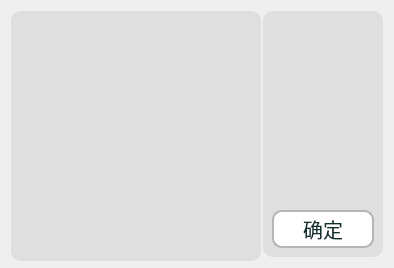
<?xml version="1.0" encoding="UTF-8"?>
<ui version="4.0">
 <class>SerialChoose</class>
 <widget class="QDialog" name="SerialChoose">
  <property name="geometry">
   <rect>
    <x>0</x>
    <y>0</y>
    <width>394</width>
    <height>268</height>
   </rect>
  </property>
  <property name="minimumSize">
   <size>
    <width>394</width>
    <height>268</height>
   </size>
  </property>
  <property name="maximumSize">
   <size>
    <width>522</width>
    <height>573</height>
   </size>
  </property>
  <property name="windowTitle">
   <string>串口列表</string>
  </property>
  <property name="styleSheet">
   <string notr="true">font-family:&quot;Consolas&quot;,&quot;黑体&quot;;
font-size:15pt;

</string>
  </property>
  <layout class="QHBoxLayout" name="horizontalLayout">
   <item>
    <widget class="QListWidget" name="serial_listWidget">
     <property name="minimumSize">
      <size>
       <width>250</width>
       <height>250</height>
      </size>
     </property>
     <property name="maximumSize">
      <size>
       <width>16777215</width>
       <height>16777215</height>
      </size>
     </property>
     <property name="styleSheet">
      <string notr="true">QWidget {
                background-color: #dfdfdf;  /* 背景颜色 */
				border-radius:10px;
            }
QLabel{color:#0f322f;}</string>
     </property>
    </widget>
   </item>
   <item>
    <widget class="QWidget" name="widget_2" native="true">
     <property name="minimumSize">
      <size>
       <width>120</width>
       <height>0</height>
      </size>
     </property>
     <property name="maximumSize">
      <size>
       <width>120</width>
       <height>16777215</height>
      </size>
     </property>
     <property name="styleSheet">
      <string notr="true">QWidget {
                background-color: #dfdfdf;  /* 背景颜色 */
				border-radius:10px;
            }
QLabel{color:#0f322f;}</string>
     </property>
     <layout class="QVBoxLayout" name="verticalLayout">
      <item alignment="Qt::AlignmentFlag::AlignBottom">
       <widget class="QPushButton" name="ok">
        <property name="styleSheet">
         <string notr="true">QPushButton{
border: 2px solid #b5b5b5;  /* 2px宽的深灰色实线边框 */
background-color: rgb(255, 255, 255);
border-radius:10px;
outline:none;
color:#0f322f;
padding-top:2px;
padding-bottom:2px;
}
QPushButton::hover {
border: 2px solid #39C5BB;  /* 2px宽的深灰色实线边框 */
background-color: rgb(255, 255, 255);
border-radius:10px;
outline:none;
padding-top:2px;
color:#39C5BB;
padding-bottom:2px;
}</string>
        </property>
        <property name="text">
         <string>确定</string>
        </property>
       </widget>
      </item>
     </layout>
    </widget>
   </item>
  </layout>
 </widget>
 <resources/>
 <connections/>
</ui>
